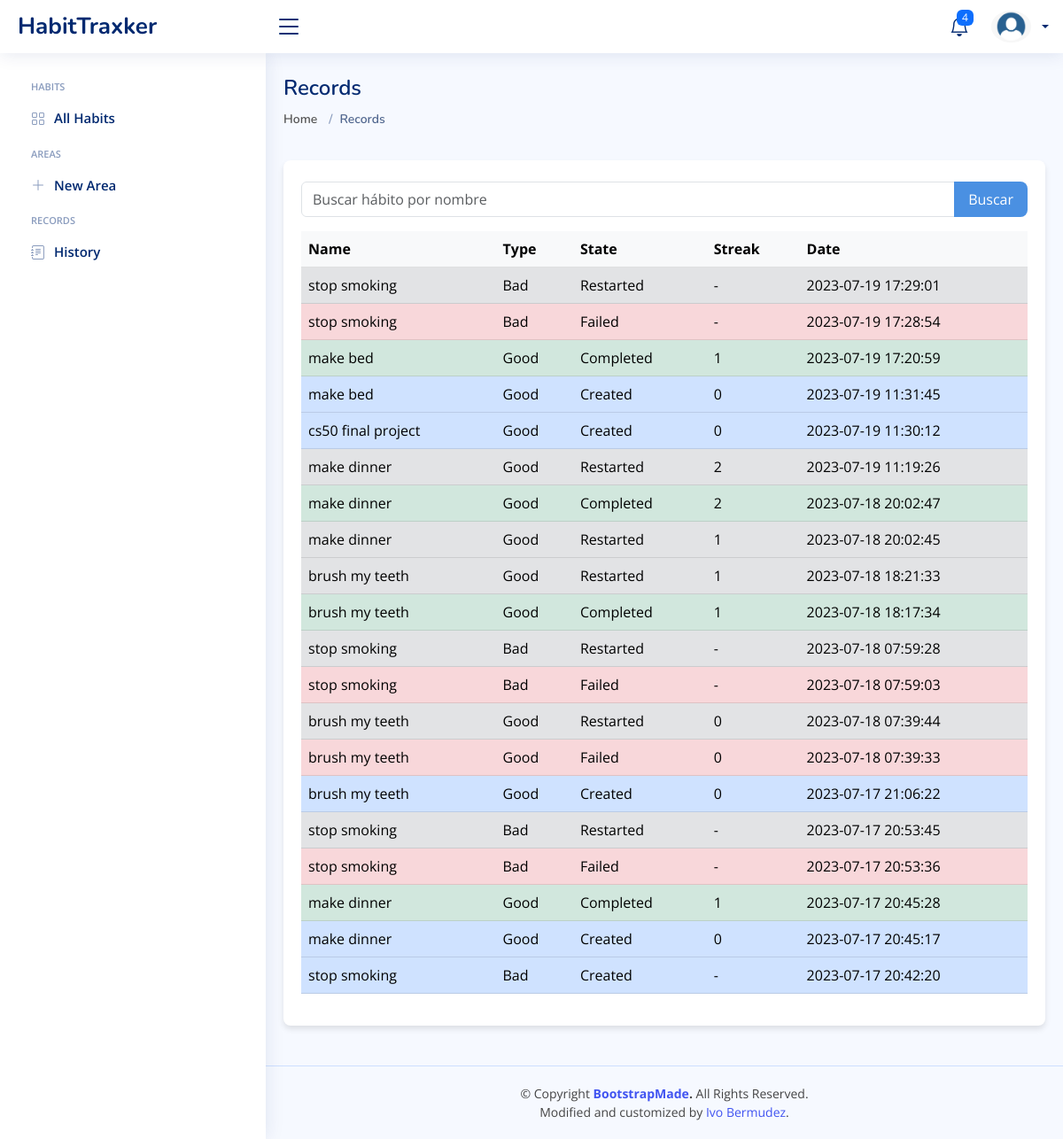
Page /records (signed in) on the committed database.
### tables this page shows
CREATE TABLE records (
id INTEGER PRIMARY KEY AUTOINCREMENT,
habit_id INTEGER,
user_id INTEGER,
date TIMESTAMP,
state TEXT,
current_streak INTEGER,
FOREIGN KEY (habit_id) REFERENCES "habits"(id),
FOREIGN KEY (user_id) REFERENCES users(id)
);

CREATE TABLE habits (
id INTEGER PRIMARY KEY AUTOINCREMENT,
user_id INTEGER,
section_id INTEGER,
name TEXT,
value INTEGER,
current_value INTEGER DEFAULT 0,
duration TEXT,
period TEXT,
repeat TEXT,
show_at TEXT,
show_all_day boolean,
notes TEXT,
start_date TIMESTAMP,
type TEXT,
FOREIGN KEY (user_id) REFERENCES users(id),
FOREIGN KEY (section_id) REFERENCES sections(id)
);

### app.py (the view)
@app.route("/records")
def records():
    query = request.args.get('query', '')  # Get URL search parameter
    records = db.execute(
        "SELECT records.*, habits.name AS habit_name, habits.type "
        "FROM records "
        "JOIN habits ON records.habit_id = habits.id "
        "WHERE records.user_id = :id AND habits.name LIKE :query "
        "ORDER BY records.date DESC",
        id=session["user_id"],
        query=f"%{query}%"
    )
    records_with_habits = [
        RecordWithHabit(
            name=record['habit_name'],
            type=record['type'],
            state=record['state'],
            streak=record['current_streak'],
            date=record['date']
        )
        for record in records
    ]
    return render_template("records.html", records=records_with_habits, query=query)

### templates/records.html (shortened to what this page needs)
{% extends "layout.html" %}
{% block main %}
<div class="pagetitle">
    <h1 style="margin-top:10px; margin-bottom:10px;">Records</h1>
    <div class="d-flex align-items-center">
        <ol class="breadcrumb">
          <li class="breadcrumb-item"><a href="index.html">Home</a></li>
          <li class="breadcrumb-item active">Records</li>
        </ol>
    </div>
</div>
<section class="section">
  <div class="row">
    <div class="col-lg-12">
      <div class="card">
        <div class="card-body">
        <br>
          <form action="{{ url_for('records') }}" method="GET" class="mb-3">
            <div class="input-group">
              <input type="text" name="query" class="form-control" placeholder="Buscar hábito por nombre" value="{{ query }}">
              <button type="submit" class="btn btn-primary">Buscar</button>
            </div>
          </form>
          <table class="table rounded table-light">
            <thead>
              <tr>
                <th scope="col">Name</th>
                <th scope="col">Type</th>
                <th scope="col">State</th>
                <th scope="col">Streak</th>
                <th scope="col">Date</th>
              </tr>
            </thead>
            <tbody style="rounded">
              {% for record in records %}
              <tr class="{% if record.state == 'Completed' %}table-success{% elif record.state == 'Failed' %}table-danger{% elif record.state == 'Created' %}table-primary {% else%} table-secondary {% endif %}">
                <td>{{ record.name }}</td>
                <td>{{ record.type }}</td>
                <td>{{ record.state }}</td>
                {% if record.type == 'Bad' %}
                <td>-</td>
                {% else %}
                <td>{{ record.streak }}</td>
                {% endif %}
                <td>{{ record.date }}</td>
              </tr>
              {% endfor %}
            </tbody>
          </table>
        </div>
      </div>
    </div>
  </div>
</section>
{% endblock %}

### templates/layout.html (shortened to what this page needs)
<!DOCTYPE html>
<html lang="en">
<head>
  <link href="/static/vendor/bootstrap/css/bootstrap.min.css" rel="stylesheet">
  <link href="/static/vendor/bootstrap-icons/bootstrap-icons.css" rel="stylesheet">
  <link rel="stylesheet" href="https://cdn.jsdelivr.net/npm/pikaday/css/pikaday.css">
  <link rel="stylesheet" href="https://cdn.jsdelivr.net/npm/flatpickr/dist/flatpickr.min.css">
  <link href="/static/css/style.css" rel="stylesheet">
</head>
<body>
    <header id="header" class="header fixed-top d-flex align-items-center">
      <div class="d-flex align-items-center justify-content-between">
        <a href="index.html" class="logo d-flex align-items-center">
          <span class="d-none d-lg-block">HabitTraxker</span>
        </a>
        <i class="bi bi-list toggle-sidebar-btn"></i>
      </div>
      <nav class="header-nav ms-auto">
        <ul class="d-flex align-items-center">
          <li class="nav-item dropdown">
            <a class="nav-link nav-icon" href="#" data-bs-toggle="dropdown">
              <i class="bi bi-bell"></i>
              <span class="badge bg-primary badge-number">4</span>
            </a>
          </li>
          <li class="nav-item dropdown pe-3">
            <a class="nav-link nav-profile d-flex align-items-center pe-0" href="#" data-bs-toggle="dropdown">
              <img src="/static/img/profile-img.jpg" alt="Profile" class="rounded-circle">
              <span class="d-none d-md-block dropdown-toggle ps-2">
              </span>
            </a>
          </li>
        </ul>
      </nav>
    </header>
  <aside id="sidebar" class="sidebar">
    <ul class="sidebar-nav" id="sidebar-nav">
      <li class="nav-heading">Habits</li>
      <li class="nav-item">
        <a class="nav-link collapsed" href="index.html">
          <i class="bi bi-grid"></i>
          <span>All Habits</span>
        </a>
      </li>
      <li class="nav-heading">Areas</li>
      <li class="nav-item">
        <a class="nav-link collapsed" href="">
          <i class="bi bi-plus-lg  "></i>
          <span>New Area</span>
        </a>
      </li>
      <li class="nav-heading">Records</li>
      <li class="nav-item">
        <a class="nav-link collapsed" href="/records">
          <i class="bi bi-journal-text"></i>
          <span>History</span>
        </a>
      </li>
    </ul>
  </aside>
  <main id="main" class="main">
    {% block main %}{% endblock %}
  </main>
  <footer id="footer" class="footer">
    <div class="copyright">
      &copy; Copyright <strong><span><a href="https://bootstrapmade.com/">BootstrapMade</a>.</span></strong> All Rights Reserved.
    </div>
    <div class="credits">
      Modified and customized by <span><a href="https://github.com/ivober03">Ivo Bermudez</a>.</span>
    </div>
  </footer>
</body>
</html>

### static/css/style.css (style rules this page uses)
:root { scroll-behavior: smooth; }
body { font-family: "Open Sans", sans-serif; background: #f6f9ff; color: #444444; }
a { color: #4154f1; text-decoration: none; }
h1, h2, h3, h4, h5, h6 { font-family: "Nunito", sans-serif; }
#main { margin-top: 60px; padding: 15px 20px; transition: all 0.3s; }
.pagetitle { margin-bottom: 10px; display: flex; flex-direction: column; }
.pagetitle h1 { font-size: 24px; margin-bottom: 0; font-weight: 600; color: #012970; }
.card { margin-bottom: 30px; border: 3px solid #ccc; border-radius: 8px; box-shadow: 0px 0 30px rgba(1, 41, 112, 0.1); }
.card-body { padding: 0 20px 20px 20px; }
.breadcrumb { font-size: 14px; margin-bottom:26px; font-family: "Nunito", sans-serif; color: #899bbd; font-weight: 600; float: left; width:100%; }
.breadcrumb a { color: #899bbd; transition: 0.3s; }
.breadcrumb .breadcrumb-item::before { color: #899bbd; }
.breadcrumb .active { color: #51678f; font-weight: 600; }
.breadcrumb li { display: inline-block; margin-right: 5px; }
.breadcrumb li a { color: #555; text-decoration: none; }
.logo { line-height: 1; }
@media (min-width: 1200px) { .logo { width: 280px; } }
.logo span { font-size: 26px; font-weight: 700; color: #012970; font-family: "Nunito", sans-serif; }
.header { transition: all 0.5s; z-index: 997; height: 60px; box-shadow: 0px 2px 20px rgba(1, 41, 112, 0.1); background-color: #fff; padding-left: 20px; }
.header .toggle-sidebar-btn { font-size: 32px; padding-left: 10px; cursor: pointer; color: #012970; }
.header-nav ul { list-style: none; }
.header-nav>ul { margin: 0; padding: 0; }
.header-nav .nav-icon { font-size: 22px; color: #012970; margin-right: 25px; position: relative; }
.header-nav .nav-profile { color: #012970; }
.header-nav .nav-profile img { max-height: 36px; }
.header-nav .nav-profile span { font-size: 14px; font-weight: 600; }
.header-nav .badge-number { position: absolute; inset: -2px -5px auto auto; font-weight: normal; font-size: 12px; padding: 3px 6px; }
.sidebar { position: fixed; top: 60px; left: 0; bottom: 0; width: 300px; z-index: 996; transition: all 0.3s; padding: 20px; overflow-y: auto; scrollbar-width: thin; scrollbar-color: #aab7cf transparent; box-shadow: 0px 0px 20px rgba(1, 41, 112, 0.1); background-color: #fff; }
@media (min-width: 1200px) { #main, #footer { margin-left: 300px; } }
.sidebar-nav { padding: 0; margin: 0; list-style: none; }
.sidebar-nav li { padding: 0; margin: 0; list-style: none; }
.sidebar-nav .nav-item { margin-bottom: 5px; }
.sidebar-nav .nav-heading { font-size: 11px; text-transform: uppercase; color: #899bbd; font-weight: 600; margin: 10px 0 5px 15px; }
.sidebar-nav .nav-link { display: flex; align-items: center; font-size: 15px; font-weight: 600; color: #4154f1; transition: 0.3; background: #f6f9ff; padding: 10px 15px; border-radius: 4px; }
.sidebar-nav .nav-link i { font-size: 16px; margin-right: 10px; color: #4154f1; }
.sidebar-nav .nav-link.collapsed { color: #012970; background: #fff; }
.sidebar-nav .nav-link.collapsed i { color: #899bbd; }
.btn-primary { background-color: #4a90e2; color: #fff; border: none; border-radius: 8px; padding: 8px 16px; font-size: 16px; cursor: pointer; transition: background-color 0.3s ease; }
.card { border: none; box-shadow: 0 4px 6px rgba(0, 0, 0, 0.1); border-radius: 8px; overflow: hidden; background-color: #fff; transition: box-shadow 0.3s ease; }
.footer { padding: 20px 0; font-size: 14px; transition: all 0.3s; border-top: 1px solid #cddfff; text-align: center; }

### rows in the picture
records: name "stop smoking", type "Bad", state "Restarted", date "2023-07-19 17:29:01"
records: name "stop smoking", type "Bad", state "Failed", date "2023-07-19 17:28:54"
records: name "make bed", type "Good", state "Completed", streak "1", date "2023-07-19 17:20:59"
records: name "make bed", type "Good", state "Created", streak "0", date "2023-07-19 11:31:45"
records: name "cs50 final project", type "Good", state "Created", streak "0", date "2023-07-19 11:30:12"
records: name "make dinner", type "Good", state "Restarted", streak "2", date "2023-07-19 11:19:26"
records: name "make dinner", type "Good", state "Completed", streak "2", date "2023-07-18 20:02:47"
records: name "make dinner", type "Good", state "Restarted", streak "1", date "2023-07-18 20:02:45"
records: name "brush my teeth", type "Good", state "Restarted", streak "1", date "2023-07-18 18:21:33"
records: name "brush my teeth", type "Good", state "Completed", streak "1", date "2023-07-18 18:17:34"
records: name "stop smoking", type "Bad", state "Restarted", date "2023-07-18 07:59:28"
records: name "stop smoking", type "Bad", state "Failed", date "2023-07-18 07:59:03"
records: name "brush my teeth", type "Good", state "Restarted", streak "0", date "2023-07-18 07:39:44"
records: name "brush my teeth", type "Good", state "Failed", streak "0", date "2023-07-18 07:39:33"
records: name "brush my teeth", type "Good", state "Created", streak "0", date "2023-07-17 21:06:22"
records: name "stop smoking", type "Bad", state "Restarted", date "2023-07-17 20:53:45"
records: name "stop smoking", type "Bad", state "Failed", date "2023-07-17 20:53:36"
records: name "make dinner", type "Good", state "Completed", streak "1", date "2023-07-17 20:45:28"
records: name "make dinner", type "Good", state "Created", streak "0", date "2023-07-17 20:45:17"
records: name "stop smoking", type "Bad", state "Created", date "2023-07-17 20:42:20"
